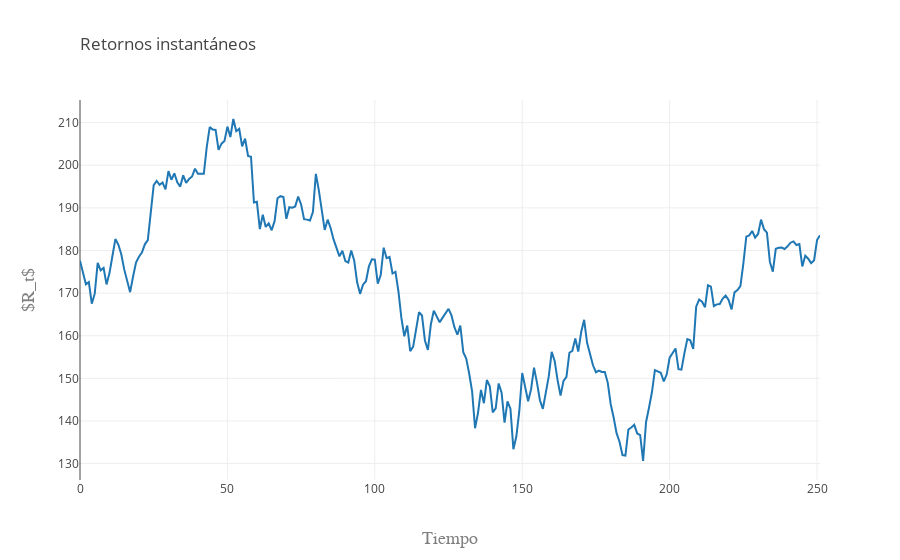

The cell this chart's notebook holds for it:
### Markdown cell above
**Gráfica de los retornos instantáneos**

### Code cell
trace1 = go.Scatter(
    y = X,
    x = np.arange(N),
    name = '$R_t$'
)

data = [trace1]
layout = go.Layout(
    title=go.layout.Title(
        text='Retornos instantáneos',
        xref='paper',
        x=0
    ),
    xaxis=go.layout.XAxis(
        title=go.layout.xaxis.Title(
            text='Tiempo',
            font=dict(
                family='Arial',
                size=18,
                color='#7f7f7f'
            )
        )
    ),
    yaxis=go.layout.YAxis(
        title=go.layout.yaxis.Title(
            text='$R_t$',
            font=dict(
                family='Arial',
                size=18,
                color='#7f7f7f'
            )
        )
    )
)
fig = go.Figure(data=data, layout=layout)
py.iplot(fig, filename='Retornos')

### Figure 1 — Plotly figure (JSON) as saved in the notebook; plotly's stock layout.template omitted (floating-point values rounded to 4 significant figures; data arrays with more than 128 entries replaced by an {"elided": "..."} marker saying what was removed)
{"data": [{"name": "$R_t$", "type": "scatter", "uid": "7541cac4-60ba-47b2-babd-eff64a4585ff", "x": {"elided": "252 int values"}, "y": {"elided": "252 float values"}}], "layout": {"autosize": true, "title": {"text": "Retornos instantáneos", "x": 0, "xref": "paper"}, "xaxis": {"autorange": true, "range": [0, 251], "title": {"font": {"color": "#7f7f7f", "family": "Arial", "size": 18}, "text": "Tiempo"}, "type": "linear"}, "yaxis": {"autorange": true, "range": [126.1, 215.3], "title": {"font": {"color": "#7f7f7f", "family": "Arial", "size": 18}, "text": "$R_t$"}, "type": "linear"}}}
